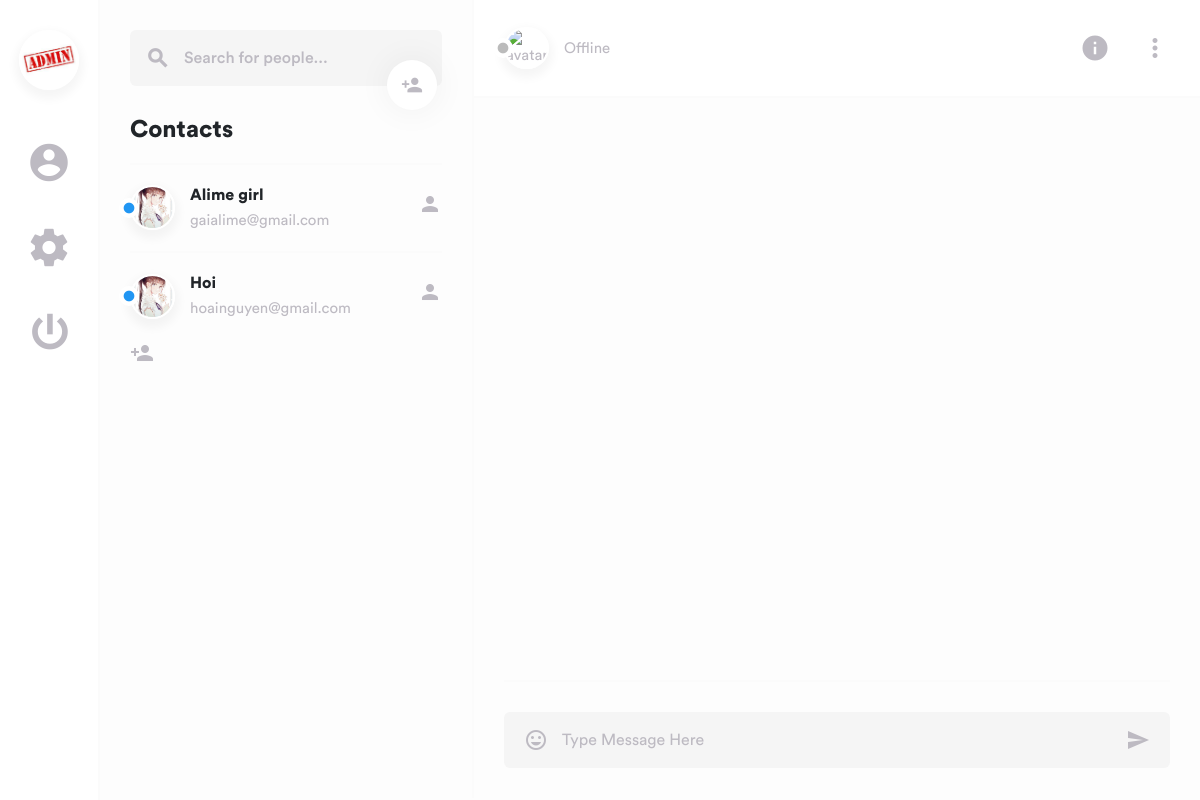
The page /home.php (signed in) on the database its author committed.
### tables this page shows
CREATE TABLE `chatfriend` (
  `no` int(4) NOT NULL,
  `me` varchar(50) NOT NULL,
  `friend` varchar(50) NOT NULL
);

CREATE TABLE `user` (
  `no` int(4) NOT NULL,
  `name` varchar(50) NOT NULL,
  `mail` varchar(50) NOT NULL,
  `pass` varchar(50) NOT NULL,
  `avatar` varchar(50) NOT NULL,
  `online` varchar(50) NOT NULL,
  `diachi` varchar(50) NOT NULL
);

### class/user.php (called while the page is built, shortened)
<?php
class user
{
	function findfriend($mail)
	{
		$conn = new mysqli("localhost","root","","nhantin");
		$result = $conn->query("SELECT * FROM chatfriend as cf INNER JOIN user us on cf.friend= us.mail WHERE '$mail' = cf.me");
    	if ($result->num_rows > 0)
        	return $result;
    	else return false;
	}
}
?>

### home.php (the view, shortened to what this page needs)
<?php
include("class/user.php");
?>
<!DOCTYPE html>
<html lang="en">
<head>
		<link href="dist/css/lib/bootstrap.min.css" type="text/css" rel="stylesheet">
		<link href="dist/css/swipe.min.css" type="text/css" rel="stylesheet">
	</head>
	<body>
		<main>
			<div class="layout">
				<div class="navigation">
					<div class="container">
						<div class="inside">
							<div class="nav nav-tab menu">
								<button class="btn"><img class="avatar-xl" src="<?php echo$_SESSION['avt'];?>" alt="avatar"></button>
								<a href="#members" data-toggle="tab"><i class="material-icons">account_circle</i></a>
								<a href="#settings" data-toggle="tab"><i class="material-icons">settings</i></a>
								<a href="logout.php?usermail=<?=$_SESSION['mail']?>" class="btn power"><i class="material-icons">power_settings_new</i></a>
							</div>
						</div>
					</div>
				</div>
				<div class="sidebar" id="sidebar">
					<div class="container">
						<div class="col-md-12">
							<div class="tab-content">
								<div class="search">
										<form class="form-inline position-relative">
											<input type="search" class="form-control" id="people" name="people" placeholder="Search for people...">
											<button type="button" class="btn btn-link loop"><i class="material-icons">search</i></button>
										</form>
										<button class="btn create" data-toggle="modal" data-target="#exampleModalCenter"><i class="material-icons">person_add</i></button>
									</div>
								<?php
								$user= new user;
								$friend= $user->findfriend($_SESSION['mail']);
								?>
								<div class="tab-pane fade show active" id="members">
									<div class="contacts">
										<h1>Contacts</h1>
										<div class="list-group" id="contacts" role="tablist">
										<?php
										while($row = $friend->fetch_assoc()) {
												$namefr=$row['name'];
												$mailfr=$row['mail'];
												$avtfr=$row['avatar'];
												$onlinestatus=$row['online'];
												if ($onlinestatus == 1) {
												?>
												<a href="home.php?friendmail=<?php echo $mailfr?>&friendname=<?php echo $namefr?>&friendavt=<?php echo $avtfr?>&friendonl=<?php echo $onlinestatus?>" class="filterMembers all online contact">
												<img class="avatar-md" src="<?php echo $avtfr?>" data-toggle="tooltip" data-placement="top" title="<?php echo $namefr?>" alt="avatar">
												<div class="status">
													<i class="material-icons online">fiber_manual_record</i>
												</div>
												<div class="data">
													<h5><?php echo $namefr?></h5>
													<p><?php echo $mailfr?></p>
												</div>
												<div class="person-add">
													<i class="material-icons">person</i>
												</div>
												</a>
												<?php }
										}
												?>
										</div>
										<a href="friendadd.php"><i class="material-icons">person_add</i></a>
									</div>
								</div>
							</div>
						</div>
					</div>
				</div>
				<div class="main">
					<div class="tab-content" id="nav-tabContent">
						<div class="babble tab-pane fade active show" id="list-chat" role="tabpanel" aria-labelledby="list-chat-list">
							<div class="chat" id="chat1">
								<div class="top">
									<div class="container">
										<div class="col-md-12">
											<div class="inside">
												<a href="#"><img class="avatar-md" src="<?php echo $_SESSION['avtfr']?>" data-toggle="tooltip" data-placement="top" title="<?php echo $_SESSION['namefr']?>" alt="avatar"></a>
												<div class="status">
													<?php if ($_SESSION['onlfr'] == 1){
													?>
													<i class="material-icons online">fiber_manual_record</i>
													<?php }
													else {
														?>
														<i class="material-icons offline">fiber_manual_record</i>
														<?php
													}
													?>
												</div>
												<div class="data">
													<?php
													if ($_SESSION['onlfr']==1) {
													?>
													<span>Active now</span>
													<?php }
													else{
														?>
													<span>Offline</span>
													<?php
													}
													?>
												</div>
												<button class="btn d-md-block d-none"><i class="material-icons md-30">info</i></button>
												<div class="dropdown">
													<button class="btn" data-toggle="dropdown" aria-haspopup="true" aria-expanded="false"><i class="material-icons md-30">more_vert</i></button>
												</div>
											</div>
										</div>
									</div>
								</div>
								<div class="content" id="content">
								</div>
								<div class="container">
									<div class="col-md-12">
										<div class="bottom">
											<form id="chat_form" name="chat_form" class="position-relative w-100" data-parsley-errors-container="#validation_error">
											<textarea class="form-control" id="chat_message" name="chat_message" placeholder="Type Message Here" data-parsley-maxlength="1000" data-parsley-pattern="/^[a-zA-Z0-9\s]+$/" required></textarea>												<button class="btn emoticons"><i class="material-icons">insert_emoticon</i></button>
												<button type="submit" class="btn send"><i class="material-icons">send</i></button>
											</form>
										</div>
									</div>
								</div>
							</div>
						</div>
						</div>
					</div>
				</div>
		</main>
	</body>
</html>

### rows shown on the page
chatfriend: user.avatar+name (picture), user.name "Alime girl", user.mail "gaialime@gmail.com"
chatfriend: user.avatar (picture), user.name "Hoi", user.mail "hoainguyen@gmail.com"
